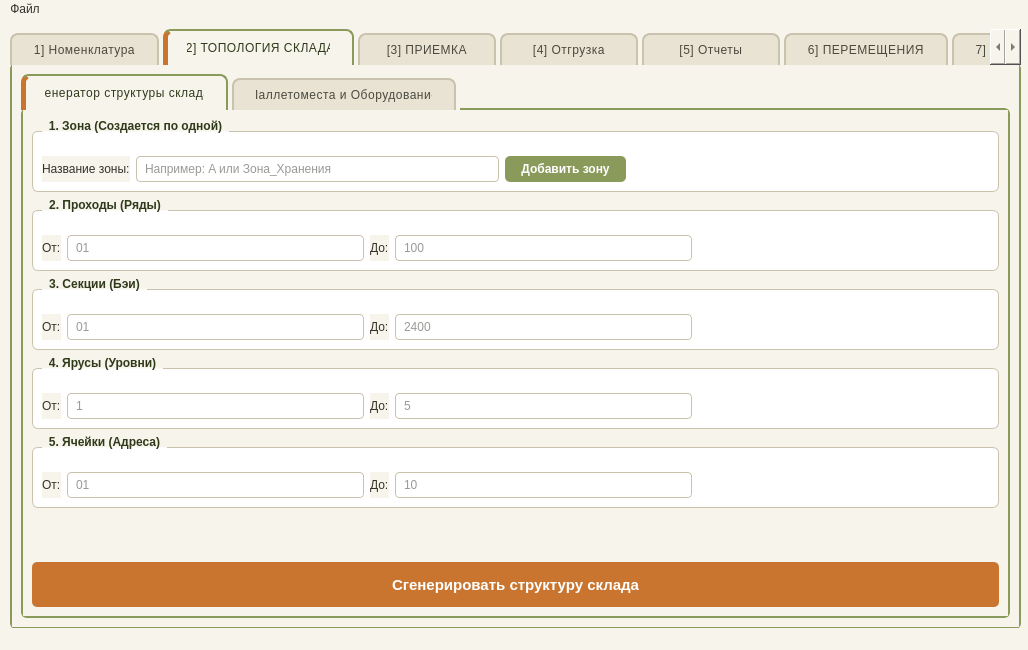
<?xml version="1.0" encoding="UTF-8"?>
<ui version="4.0">
 <class>MainWindow</class>
 <widget class="QMainWindow" name="MainWindow">
  <property name="geometry">
   <rect>
    <x>0</x>
    <y>0</y>
    <width>1028</width>
    <height>650</height> <!-- Немного увеличили высоту под новые формы -->
   </rect>
  </property>
  <property name="windowTitle">
   <string>MainWindow</string>
  </property>
  <property name="styleSheet">
   <string notr="true">
QTabWidget::pane {
    border: 2px solid #8a9a5b;
    border-radius: 6px;
    background: #f7f4ec;
    top: -2px;
}
QTabBar { background: transparent; }
QTabBar::tab {
    background: #e9e3d3;
    color: #4a4a3f;
    border: 2px solid #c9c2ad;
    border-bottom: none;
    border-top-left-radius: 8px;
    border-top-right-radius: 8px;
    padding: 8px 22px;
    margin-right: 4px;
    min-width: 90px;
    font: 600 10pt &quot;Segoe UI&quot;;
    letter-spacing: 0.5px;
}
QTabBar::tab:hover {
    background: #f0ebde;
    border-color: #8a9a5b;
    color: #3a3a30;
}
QTabBar::tab:selected {
    background: #f7f4ec;
    color: #2f3a1a;
    border-color: #8a9a5b;
    border-left: 5px solid #c9752f;
    padding-left: 19px;
}
QTabBar::tab:!selected { margin-top: 4px; }
QWidget {
    background: #f7f4ec;
    color: #33332b;
    font: 10pt &quot;Segoe UI&quot;;
}
QPushButton {
    background: #8a9a5b;
    color: #ffffff;
    border: none;
    border-radius: 5px;
    padding: 6px 16px;
    font-weight: 600;
}
QPushButton:hover  { background: #7a8a4b; }
QPushButton:pressed { background: #6a7a3b; }

/* Стили для вкладки Топологии */
QGroupBox {
    background: #ffffff;
    border: 1px solid #c9c2ad;
    border-radius: 6px;
    margin-top: 12px;
    padding-top: 15px;
    font-weight: bold;
    color: #2f3a1a;
}
QGroupBox::title {
    subcontrol-origin: margin;
    subcontrol-position: top left;
    left: 10px;
    padding: 0 5px;
}
QLabel[role=&quot;topo_lbl&quot;] {
    font-weight: normal;
    color: #4a4a3f;
}

/* Стили для кнопок отчетов */
QPushButton[role=&quot;report_btn&quot;] {
    background: transparent;
    color: #33332b;
    border: 1px solid transparent;
    border-radius: 4px;
    padding: 6px 10px;
    text-align: left;
    font-weight: normal;
}
QPushButton[role=&quot;report_btn&quot;]:hover {
    background: #e9e3d3;
    border-color: #c9c2ad;
    color: #2f3a1a;
}
QPushButton[role=&quot;report_btn&quot;]:pressed {
    background: #c9752f;
    color: #ffffff;
}
QLabel[role=&quot;group_title&quot;] {
    font-weight: bold;
    color: #8a9a5b;
    margin-top: 10px;
    margin-bottom: 2px;
    font-size: 11pt;
}

QLineEdit, QComboBox, QSpinBox, QDateEdit {
    background: #ffffff;
    border: 1px solid #c9c2ad;
    border-radius: 4px;
    padding: 4px 6px;
    selection-background-color: #c9752f;
}
QLineEdit:focus, QComboBox:focus, QSpinBox:focus { border-color: #8a9a5b; }

QHeaderView::section {
    background: #e9e3d3;
    color: #4a4a3f;
    border: 1px solid #c9c2ad;
    padding: 6px;
    font-weight: 600;
}
QTableView, QTableWidget {
    background: #ffffff;
    alternate-background-color: #f4f1e6;
    gridline-color: #ddd6c2;
    selection-background-color: #c9752f;
    selection-color: #ffffff;
}</string>
  </property>
  <widget class="QWidget" name="centralwidget">
   <widget class="QTabWidget" name="tabWidget">
    <property name="geometry">
     <rect>
      <x>10</x>
      <y>10</y>
      <width>1011</width>
      <height>600</height>
     </rect>
    </property>
    <property name="currentIndex">
     <number>1</number>
    </property>

    <!-- ВКЛАДКА 1: НОМЕНКЛАТУРА -->
    <widget class="QWidget" name="tab">
     <attribute name="title">
      <string>[1] Номенклатура </string>
     </attribute>
     <layout class="QVBoxLayout" name="verticalLayout_tab1">
      <item>
       <widget class="QTableWidget" name="tableWidget">
        <property name="alternatingRowColors"><bool>true</bool></property>
        <property name="selectionBehavior"><enum>QAbstractItemView::SelectionBehavior::SelectRows</enum></property>
        <property name="sortingEnabled"><bool>true</bool></property>
        <column><property name="text"><string>Артикул (SKU)</string></property></column>
        <column><property name="text"><string>Наименование товара</string></property></column>
        <column><property name="text"><string>Владелец (Клиент)</string></property></column>
        <column><property name="text"><string>Количество на складе</string></property></column>
        <column><property name="text"><string>Ед. изм.</string></property></column>
        <column><property name="text"><string>Место хранения</string></property></column>
        <column><property name="text"><string>Штрих-код</string></property></column>
       </widget>
      </item>
      <item>
       <layout class="QHBoxLayout" name="horizontalLayout_buttons">
        <item><spacer name="horizontalSpacer"><property name="orientation"><enum>Qt::Orientation::Horizontal</enum></property><property name="sizeHint" stdset="0"><size><width>40</width><height>20</height></size></property></spacer></item>
        <item><widget class="QPushButton" name="btn_add_new_product"><property name="minimumSize"><size><width>181</width><height>41</height></size></property><property name="text"><string>Добавить новый товар</string></property></widget></item>
       </layout>
      </item>
     </layout>
    </widget>

    <!-- ============================================================== -->
    <!-- ВКЛАДКА 2: ТОПОЛОГИЯ СКЛАДА (ПЕРЕДЕЛАНА) -->
    <!-- ============================================================== -->
    <widget class="QWidget" name="tab_2">
     <attribute name="title">
      <string>[2] ТОПОЛОГИЯ СКЛАДА</string>
     </attribute>
     <layout class="QVBoxLayout" name="verticalLayout_tab2">

      <item>
       <widget class="QTabWidget" name="tabWidget_2">
        <property name="currentIndex">
         <number>0</number>
        </property>

        <!-- ВНУТРЕННЯЯ ВКЛАДКА 1: ФИЗИЧЕСКАЯ ТОПОЛОГИЯ -->
        <widget class="QWidget" name="tab_8">
         <attribute name="title">
          <string>Генератор структуры склада</string>
         </attribute>
         <layout class="QVBoxLayout" name="verticalLayout_tab8">

          <item>
           <widget class="QGroupBox" name="group_zones">
            <property name="title"><string>1. Зона (Создается по одной)</string></property>
            <layout class="QHBoxLayout" name="hbox_zones">
             <item><widget class="QLabel" name="lbl_z_name"><property name="text"><string>Название зоны:</string></property><property name="role" stdset="0"><string>topo_lbl</string></property></widget></item>
             <item><widget class="QLineEdit" name="edit_z_name"><property name="placeholderText"><string>Например: A или Зона_Хранения</string></property></widget></item>
             <item><widget class="QPushButton" name="btn_add_zone"><property name="text"><string>Добавить зону</string></property></widget></item>
             <item><spacer name="spacer_z"><property name="orientation"><enum>Qt::Orientation::Horizontal</enum></property><property name="sizeHint" stdset="0"><size><width>40</width><height>20</height></size></property></spacer></item>
            </layout>
           </widget>
          </item>

          <item>
           <widget class="QGroupBox" name="group_aisles">
            <property name="title"><string>2. Проходы (Ряды)</string></property>
            <layout class="QHBoxLayout" name="hbox_aisles">
             <item><widget class="QLabel" name="lbl_a_from"><property name="text"><string>От:</string></property><property name="role" stdset="0"><string>topo_lbl</string></property></widget></item>
             <item><widget class="QLineEdit" name="edit_a_from"><property name="placeholderText"><string>01</string></property></widget></item>
             <item><widget class="QLabel" name="lbl_a_to"><property name="text"><string>До:</string></property><property name="role" stdset="0"><string>topo_lbl</string></property></widget></item>
             <item><widget class="QLineEdit" name="edit_a_to"><property name="placeholderText"><string>100</string></property></widget></item>
             <item><spacer name="spacer_a"><property name="orientation"><enum>Qt::Orientation::Horizontal</enum></property><property name="sizeHint" stdset="0"><size><width>40</width><height>20</height></size></property></spacer></item>
            </layout>
           </widget>
          </item>

          <item>
           <widget class="QGroupBox" name="group_sections">
            <property name="title"><string>3. Секции (Бэи)</string></property>
            <layout class="QHBoxLayout" name="hbox_sections">
             <item><widget class="QLabel" name="lbl_s_from"><property name="text"><string>От:</string></property><property name="role" stdset="0"><string>topo_lbl</string></property></widget></item>
             <item><widget class="QLineEdit" name="edit_s_from"><property name="placeholderText"><string>01</string></property></widget></item>
             <item><widget class="QLabel" name="lbl_s_to"><property name="text"><string>До:</string></property><property name="role" stdset="0"><string>topo_lbl</string></property></widget></item>
             <item><widget class="QLineEdit" name="edit_s_to"><property name="placeholderText"><string>2400</string></property></widget></item>
             <item><spacer name="spacer_s"><property name="orientation"><enum>Qt::Orientation::Horizontal</enum></property><property name="sizeHint" stdset="0"><size><width>40</width><height>20</height></size></property></spacer></item>
            </layout>
           </widget>
          </item>

          <item>
           <widget class="QGroupBox" name="group_tiers">
            <property name="title"><string>4. Ярусы (Уровни)</string></property>
            <layout class="QHBoxLayout" name="hbox_tiers">
             <item><widget class="QLabel" name="lbl_t_from"><property name="text"><string>От:</string></property><property name="role" stdset="0"><string>topo_lbl</string></property></widget></item>
             <item><widget class="QLineEdit" name="edit_t_from"><property name="placeholderText"><string>1</string></property></widget></item>
             <item><widget class="QLabel" name="lbl_t_to"><property name="text"><string>До:</string></property><property name="role" stdset="0"><string>topo_lbl</string></property></widget></item>
             <item><widget class="QLineEdit" name="edit_t_to"><property name="placeholderText"><string>5</string></property></widget></item>
             <item><spacer name="spacer_t"><property name="orientation"><enum>Qt::Orientation::Horizontal</enum></property><property name="sizeHint" stdset="0"><size><width>40</width><height>20</height></size></property></spacer></item>
            </layout>
           </widget>
          </item>

          <item>
           <widget class="QGroupBox" name="group_cells">
            <property name="title"><string>5. Ячейки (Адреса)</string></property>
            <layout class="QHBoxLayout" name="hbox_cells">
             <item><widget class="QLabel" name="lbl_c_from"><property name="text"><string>От:</string></property><property name="role" stdset="0"><string>topo_lbl</string></property></widget></item>
             <item><widget class="QLineEdit" name="edit_c_from"><property name="placeholderText"><string>01</string></property></widget></item>
             <item><widget class="QLabel" name="lbl_c_to"><property name="text"><string>До:</string></property><property name="role" stdset="0"><string>topo_lbl</string></property></widget></item>
             <item><widget class="QLineEdit" name="edit_c_to"><property name="placeholderText"><string>10</string></property></widget></item>
             <item><spacer name="spacer_c"><property name="orientation"><enum>Qt::Orientation::Horizontal</enum></property><property name="sizeHint" stdset="0"><size><width>40</width><height>20</height></size></property></spacer></item>
            </layout>
           </widget>
          </item>

          <item>
           <spacer name="spacer_topo_bot">
            <property name="orientation"><enum>Qt::Orientation::Vertical</enum></property>
            <property name="sizeHint" stdset="0"><size><width>20</width><height>10</height></size></property>
           </spacer>
          </item>

          <item>
           <widget class="QPushButton" name="btn_generate_topology">
            <property name="minimumSize"><size><width>0</width><height>45</height></size></property>
            <property name="text"><string>Сгенерировать структуру склада</string></property>
            <property name="styleSheet"><string notr="true">background: #c9752f; font-size: 11pt;</string></property>
           </widget>
          </item>

         </layout>
        </widget>

        <!-- ВНУТРЕННЯЯ ВКЛАДКА 2: ПАЛЛЕТЫ -->
        <widget class="QWidget" name="tab_9">
         <attribute name="title">
          <string>Паллетоместа и Оборудование</string>
         </attribute>
         <layout class="QVBoxLayout" name="verticalLayout_tab9">

          <item>
           <widget class="QGroupBox" name="group_pallets_info">
            <property name="title"><string>Состояние паллетного парка</string></property>
            <layout class="QGridLayout" name="gridLayout_pallets">

             <!-- Заголовки колонок -->
             <item row="0" column="0"><widget class="QLabel" name="lbl_h_type"><property name="text"><string>Тип паллеты</string></property><property name="role" stdset="0"><string>topo_lbl</string></property></widget></item>
             <item row="0" column="1"><widget class="QLabel" name="lbl_h_total"><property name="text"><string>Всего (шт)</string></property><property name="role" stdset="0"><string>topo_lbl</string></property></widget></item>
             <item row="0" column="2"><widget class="QLabel" name="lbl_h_work"><property name="text"><string>Рабочие</string></property><property name="role" stdset="0"><string>topo_lbl</string></property></widget></item>
             <item row="0" column="3"><widget class="QLabel" name="lbl_h_broken"><property name="text"><string>Сломаны / Ремонт</string></property><property name="role" stdset="0"><string>topo_lbl</string></property></widget></item>

             <!-- EUR -->
             <item row="1" column="0"><widget class="QLabel" name="lbl_euro"><property name="text"><string>EUR (800x1200):</string></property><property name="role" stdset="0"><string>topo_lbl</string></property></widget></item>
             <item row="1" column="1"><widget class="QSpinBox" name="spin_euro_total"><property name="maximum"><number>99999</number></property><property name="value"><number>100</number></property></widget></item>
             <item row="1" column="2"><widget class="QSpinBox" name="spin_euro_work"><property name="maximum"><number>99999</number></property><property name="value"><number>95</number></property></widget></item>
             <item row="1" column="3"><widget class="QSpinBox" name="spin_euro_broken"><property name="maximum"><number>99999</number></property><property name="value"><number>5</number></property></widget></item>

             <!-- FIN -->
             <item row="2" column="0"><widget class="QLabel" name="lbl_fin"><property name="text"><string>FIN (1000x1200):</string></property><property name="role" stdset="0"><string>topo_lbl</string></property></widget></item>
             <item row="2" column="1"><widget class="QSpinBox" name="spin_fin_total"><property name="maximum"><number>99999</number></property><property name="value"><number>40</number></property></widget></item>
             <item row="2" column="2"><widget class="QSpinBox" name="spin_fin_work"><property name="maximum"><number>99999</number></property><property name="value"><number>40</number></property></widget></item>
             <item row="2" column="3"><widget class="QSpinBox" name="spin_fin_broken"><property name="maximum"><number>99999</number></property><property name="value"><number>0</number></property></widget></item>

             <!-- USA -->
             <item row="3" column="0"><widget class="QLabel" name="lbl_usa"><property name="text"><string>USA (1200x1200):</string></property><property name="role" stdset="0"><string>topo_lbl</string></property></widget></item>
             <item row="3" column="1"><widget class="QSpinBox" name="spin_usa_total"><property name="maximum"><number>99999</number></property><property name="value"><number>20</number></property></widget></item>
             <item row="3" column="2"><widget class="QSpinBox" name="spin_usa_work"><property name="maximum"><number>99999</number></property><property name="value"><number>20</number></property></widget></item>
             <item row="3" column="3"><widget class="QSpinBox" name="spin_usa_broken"><property name="maximum"><number>99999</number></property><property name="value"><number>0</number></property></widget></item>

             <item row="4" column="0" colspan="4"><widget class="QLabel" name="lbl_p_hint"><property name="text"><string>* Всего = Рабочие + Сломаны. Значение 'Всего' рассчитывается автоматически.</string></property><property name="role" stdset="0"><string>topo_lbl</string></property><property name="styleSheet"><string notr="true">font-size: 8pt; color: #8a9a5b;</string></property></widget></item>

            </layout>
           </widget>
          </item>

          <item>
           <widget class="QGroupBox" name="group_equip">
            <property name="title"><string>Техника на складе</string></property>
            <layout class="QGridLayout" name="gridLayout_equip">

             <item row="0" column="0"><widget class="QLabel" name="lbl_eq_fork"><property name="text"><string>Погрузчики (шт.):</string></property><property name="role" stdset="0"><string>topo_lbl</string></property></widget></item>
             <item row="0" column="1"><widget class="QSpinBox" name="spin_eq_fork"><property name="maximum"><number>100</number></property><property name="value"><number>2</number></property></widget></item>

             <item row="1" column="0"><widget class="QLabel" name="lbl_eq_stack"><property name="text"><string>Штабелёры (шт.):</string></property><property name="role" stdset="0"><string>topo_lbl</string></property></widget></item>
             <item row="1" column="1"><widget class="QSpinBox" name="spin_eq_stack"><property name="maximum"><number>100</number></property><property name="value"><number>1</number></property></widget></item>

             <item row="2" column="0"><widget class="QLabel" name="lbl_eq_scan"><property name="text"><string>Сканеры ШК (шт.):</string></property><property name="role" stdset="0"><string>topo_lbl</string></property></widget></item>
             <item row="2" column="1"><widget class="QSpinBox" name="spin_eq_scan"><property name="maximum"><number>100</number></property><property name="value"><number>4</number></property></widget></item>

            </layout>
           </widget>
          </item>

          <item>
           <spacer name="spacer_pallet_bot">
            <property name="orientation"><enum>Qt::Orientation::Vertical</enum></property>
            <property name="sizeHint" stdset="0"><size><width>20</width><height>40</height></size></property>
           </spacer>
          </item>

          <item>
           <widget class="QPushButton" name="btn_save_pallets">
            <property name="minimumSize"><size><width>0</width><height>45</height></size></property>
            <property name="text"><string>Сохранить данные о паллетах</string></property>
            <property name="styleSheet"><string notr="true">background: #8a9a5b; font-size: 11pt;</string></property>
           </widget>
          </item>

         </layout>
        </widget>

       </widget>
      </item>

     </layout>
    </widget>
    <!-- ============================================================== -->

    <!-- ВКЛАДКА 3: ПРИЕМКА -->
    <widget class="QWidget" name="tab_3">
     <attribute name="title">
      <string>[3] ПРИЕМКА</string>
     </attribute>
    </widget>

    <!-- ВКЛАДКА 4: ОТГРУЗКА -->
    <widget class="QWidget" name="tab_4">
     <attribute name="title">
      <string>[4] Отгрузка</string>
     </attribute>
    </widget>

    <!-- ВКЛАДКА 5: ОТЧЕТЫ -->
    <widget class="QWidget" name="tab_5">
     <attribute name="title">
      <string>[5] Отчеты</string>
     </attribute>
     <layout class="QHBoxLayout" name="horizontalLayout_tab5">
      <item>
       <widget class="QWidget" name="widget_reports_menu" native="true">
        <property name="minimumSize"><size><width>250</width><height>0</height></size></property>
        <property name="maximumSize"><size><width>300</width><height>16777215</height></size></property>
        <layout class="QVBoxLayout" name="verticalLayout_reports_menu">
         <property name="spacing"><number>2</number></property>
         <item><widget class="QLabel" name="label_group_1"><property name="text"><string>Склад и Остатки</string></property><property name="role" stdset="0"><string>group_title</string></property></widget></item>
         <item><widget class="QPushButton" name="btn_report_stock"><property name="text"><string>Остатки на складе</string></property><property name="role" stdset="0"><string>report_btn</string></property></widget></item>
         <item><widget class="QPushButton" name="btn_report_occupancy"><property name="text"><string>Загруженность склада</string></property><property name="role" stdset="0"><string>report_btn</string></property></widget></item>
         <item><widget class="QPushButton" name="btn_report_deadstock"><property name="text"><string>Залежалый товар</string></property><property name="role" stdset="0"><string>report_btn</string></property></widget></item>
         <item><widget class="QLabel" name="label_group_2"><property name="text"><string>Клиенты (3PL)</string></property><property name="role" stdset="0"><string>group_title</string></property></widget></item>
         <item><widget class="QPushButton" name="btn_report_by_client"><property name="text"><string>Остатки по клиентам</string></property><property name="role" stdset="0"><string>report_btn</string></property></widget></item>
         <item><widget class="QPushButton" name="btn_report_client_debt"><property name="text"><string>Задолженности клиентов</string></property><property name="role" stdset="0"><string>report_btn</string></property></widget></item>
         <item><widget class="QLabel" name="label_group_3"><property name="text"><string>Движение товара</string></property><property name="role" stdset="0"><string>group_title</string></property></widget></item>
         <item><widget class="QPushButton" name="btn_report_inbound"><property name="text"><string>Журнал приёмок</string></property><property name="role" stdset="0"><string>report_btn</string></property></widget></item>
         <item><widget class="QPushButton" name="btn_report_outbound"><property name="text"><string>Журнал отгрузок</string></property><property name="role" stdset="0"><string>report_btn</string></property></widget></item>
         <item><widget class="QPushButton" name="btn_report_movements"><property name="text"><string>История перемещений</string></property><property name="role" stdset="0"><string>report_btn</string></property></widget></item>
         <item><widget class="QLabel" name="label_group_4"><property name="text"><string>Аналитика и Биллинг</string></property><property name="role" stdset="0"><string>group_title</string></property></widget></item>
         <item><widget class="QPushButton" name="btn_report_billing"><property name="text"><string>Начисления за хранение</string></property><property name="role" stdset="0"><string>report_btn</string></property></widget></item>
         <item><widget class="QPushButton" name="btn_report_abc"><property name="text"><string>ABC-анализ товаров</string></property><property name="role" stdset="0"><string>report_btn</string></property></widget></item>
         <item><spacer name="verticalSpacer_menu"><property name="orientation"><enum>Qt::Orientation::Vertical</enum></property><property name="sizeHint" stdset="0"><size><width>20</width><height>40</height></size></property></spacer></item>
        </layout>
       </widget>
      </item>
      <item>
       <widget class="QFrame" name="frame_report_viewer">
        <property name="styleSheet"><string notr="true">QFrame { background: #ffffff; border: 1px solid #c9c2ad; border-radius: 4px; }</string></property>
        <property name="frameShape"><enum>QFrame::Shape::StyledPanel</enum></property>
        <property name="frameShadow"><enum>QFrame::Shadow::Sunken</enum></property>
        <layout class="QVBoxLayout" name="verticalLayout_report_viewer">
         <item><widget class="QLabel" name="label_report_header"><property name="text"><string>Выберите отчет в меню слева...</string></property><property name="alignment"><set>Qt::AlignmentFlag::AlignCenter</set></property></widget></item>
         <item><widget class="QTableWidget" name="tableWidget_report_data"><property name="editTriggers"><set>QAbstractItemView::EditTrigger::NoEditTriggers</set></property><property name="alternatingRowColors"><bool>true</bool></property></widget></item>
        </layout>
       </widget>
      </item>
     </layout>
    </widget>

    <widget class="QWidget" name="tab_6">
     <attribute name="title"><string>[6] ПЕРЕМЕЩЕНИЯ </string></attribute>
    </widget>
    <widget class="QWidget" name="tab_7">
     <attribute name="title"><string>[7] ИНВЕНТАРИЗАЦИЯ</string></attribute>
    </widget>
   </widget>
  </widget>
  <widget class="QMenuBar" name="menubar">
   <property name="geometry"><rect><x>0</x><y>0</y><width>1028</width><height>22</height></rect></property>
   <widget class="QMenu" name="menu"><property name="title"><string>Файл</string></property></widget>
   <addaction name="menu"/>
  </widget>
  <widget class="QStatusBar" name="statusbar"/>
 </widget>
 <resources/>
 <connections/>
</ui>
